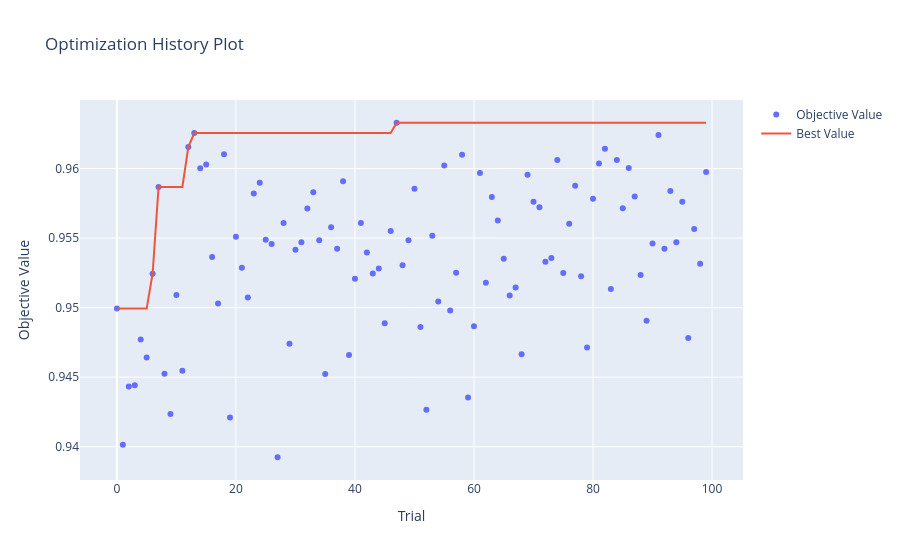
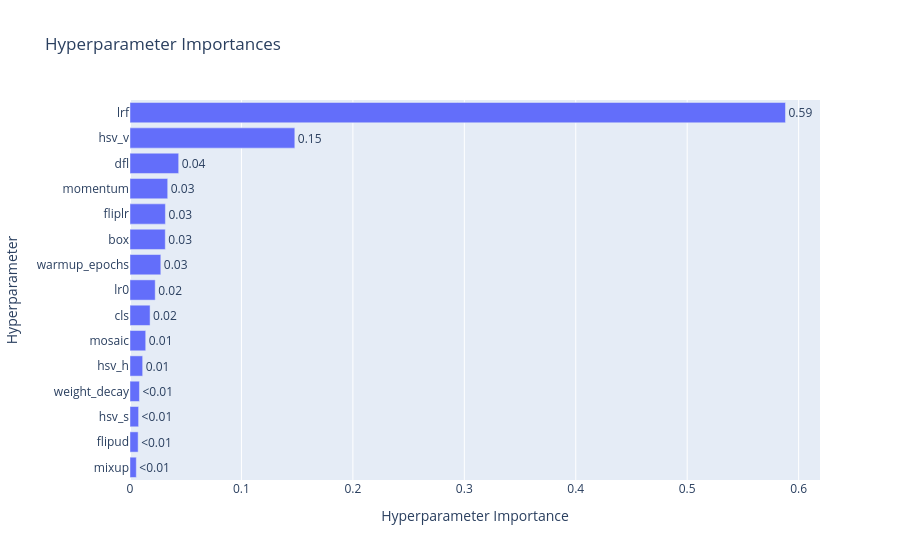
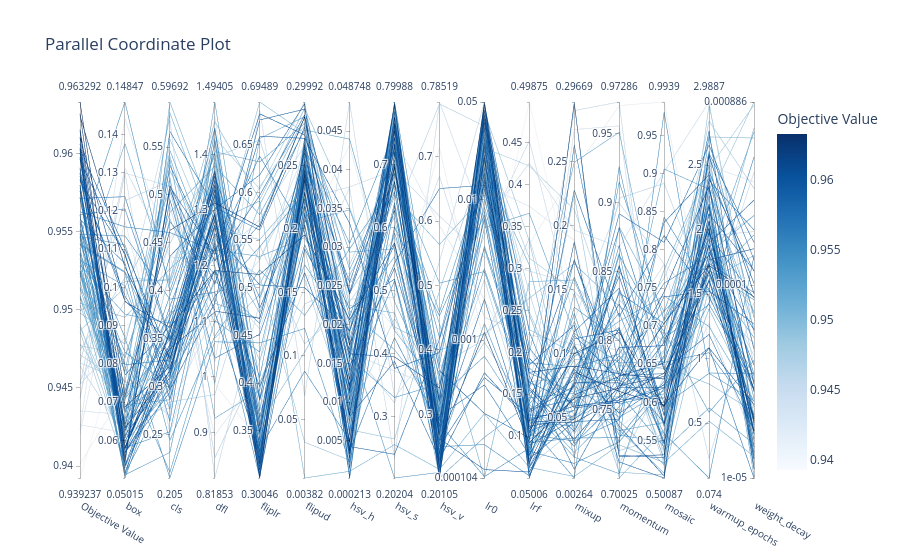

Notebook code cell kept with these figures, in order:
### Code cell
import os
from optuna.visualization import (
    plot_optimization_history,
    plot_param_importances,
    plot_parallel_coordinate
)

# ==============================
# Create output directory
# ==============================
SAVE_DIR = "hyper_search_plots"
os.makedirs(SAVE_DIR, exist_ok=True)

# ==============================
# Generate figures
# ==============================
fig1 = plot_optimization_history(study)
fig2 = plot_param_importances(study)
fig3 = plot_parallel_coordinate(study)

# ==============================
# Save figures
# ==============================
fig1_path = os.path.join(SAVE_DIR, "opt_history.png")
fig2_path = os.path.join(SAVE_DIR, "param_importance.png")
fig3_path = os.path.join(SAVE_DIR, "parallel_coords.png")

fig1.write_image(fig1_path)
fig2.write_image(fig2_path)
fig3.write_image(fig3_path)

# ==============================
# Show figures in notebook
# ==============================
fig1.show()
fig2.show()
fig3.show()

print(f"Plots saved in: {SAVE_DIR}")
